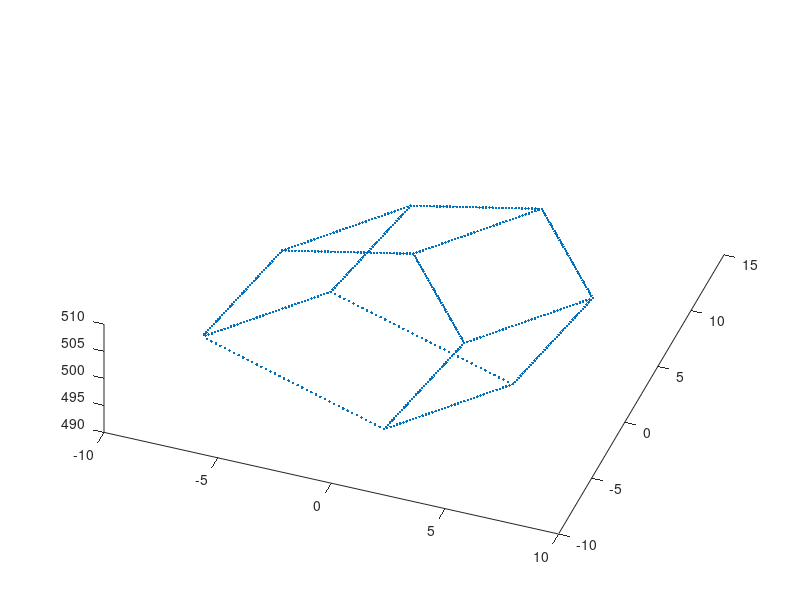
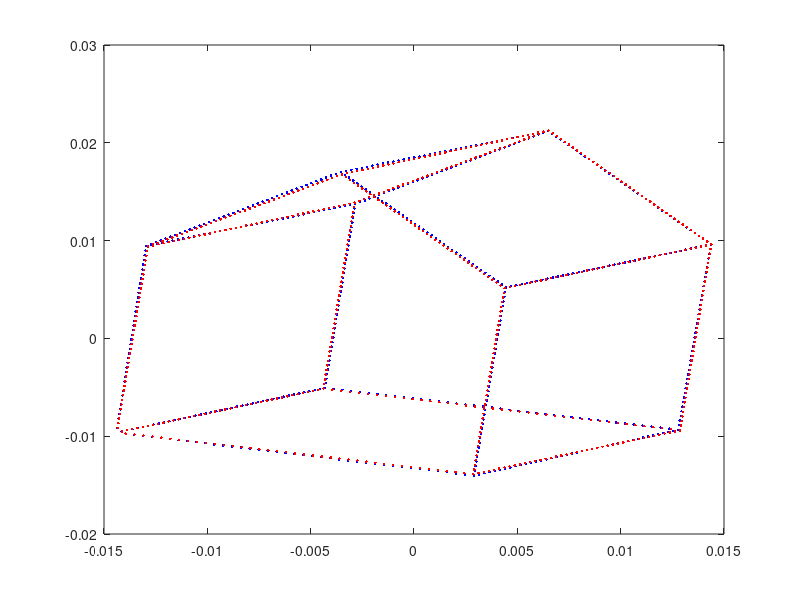

Write the MATLAB code that produced these figures, in order.
% Make 3D object
close all;
N1 = 40; XX1 = []; 
for i=1:N1, XX1 = [XX1; [-5, -5+10*i/N1, -5]]; end
for i=1:N1, XX1 = [XX1; [ 5, -5+10*i/N1, -5]]; end
for i=1:N1, XX1 = [XX1; [-5, -5+10*i/N1,  5]]; end
for i=1:N1, XX1 = [XX1; [ 5, -5+10*i/N1,  5]]; end
for i=1:N1, XX1 = [XX1; [-5+10*i/N1/2, 5+10*i/N1/2, -5]]; end
for i=1:N1, XX1 = [XX1; [ 5-10*i/N1/2, 5+10*i/N1/2, -5]]; end
for i=1:N1, XX1 = [XX1; [-5+10*i/N1/2, 5+10*i/N1/2,  5]]; end
for i=1:N1, XX1 = [XX1; [ 5-10*i/N1/2, 5+10*i/N1/2,  5]]; end
for i=1:N1, XX1 = [XX1; [-5+10*i/N1, -5, -5]]; end
for i=1:N1, XX1 = [XX1; [-5+10*i/N1, -5,  5]]; end
for i=1:N1, XX1 = [XX1; [-5, -5, -5+10*i/N1]]; end
for i=1:N1, XX1 = [XX1; [ 5, -5, -5+10*i/N1]]; end
for i=1:N1, XX1 = [XX1; [-5,  5, -5+10*i/N1]]; end
for i=1:N1, XX1 = [XX1; [ 5,  5, -5+10*i/N1]]; end
for i=1:N1, XX1 = [XX1; [ 0, 10, -5+10*i/N1]]; end
XX1=XX1';
[m,n]=size(XX1);
XX1h = [XX1;ones(1,n)];

thx = -15*pi/180; thy = 30*pi/180; thz = -5*pi/180;
RX = [1,0,0;0,cos(thx),-sin(thx);0,sin(thx),cos(thx)];
RY=[cos(thy),0,sin(thy);0,1,0;-sin(thy),0,cos(thy)];
RZ=[cos(thz),-sin(thz),0;sin(thz),cos(thz),0;0,0,1];
R=RX*RY*RZ; 
Tz = 500; T = [0;0;Tz]; 
M=[[R,T];0,0,0,1];
XXh = M*XX1h;
XX = [XXh(1,:);XXh(2,:);XXh(3,:)];

% Plot 3D object
figure;
plot3(XX(1,:), XX(2,:), XX(3,:),'.');
view(20, 70);

% Camera matrix
Pp = [1 0 0 0; 0 1 0 0; 0 0 1 0];
Pa = [1/Tz 0 0 0; 0 1/Tz 0 0; 0 0 0 1];

% projection
xx1h = Pp*XXh./XX(3,:);
% affine
xx2h = Pa*XXh;

xx1 = [xx1h(1,:);xx1h(2,:)];
xx2 = [xx2h(1,:);xx2h(2,:)];

% Plot 2D
figure;
plot(xx1(1,:), xx1(2,:),'b.');
hold on;
plot(xx2(1,:), xx2(2,:),'r.');
hold off;

%結果
%Tzを大きくするにつれて，透視投影と弱透視投影による写像が重なるように近づいた．

%考察
%射影カメラでは，非線形ではあるが立体のZ座標の情報をそのままもちいて透視投影していた．
%比べてアフィンカメラでは，線形ではあるが立体のZ座標をそのまま用いず，
%一度カメラ座標におけるz = Tzのスクリーンに正射影してから透視投影していた．
%つまり，立体のZ座標という奥行きの情報をなくすかなくさないかの違いである．
%この違いが物体を見た時にどのように影響するかを考えると，物体を近くで見た時には
%Z座標の有無，つまり奥行きによる立体感の違いが生まれるが，
%物体を遠くから見た時にはあまり違いが見られないことが考えられる．
%よって，Tzを変化させたときに結果のようになる理由は，
%物体を近くから見ると奥行きの情報が大きく影響し，
%物体を遠くから見た時は奥行きの影響が少ないことを表していると考察した．

